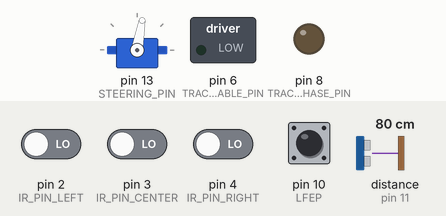
Simulated run of this sketch. Board: Arduino Uno, built with avr-gcc and run on an emulated ATmega328P. Parts: servo, switched loads named in the sketch (green lamp = pin HIGH), output pins drawn as LEDs (lit = HIGH). Wiring (inferred from the names in the program): ultrasonic range finder: trigger pin 12; echo pin 11. The test bench sets the inputs (shaded band); at power-on: pin 10 (LFEP) HIGH, pin 2 (IR_PIN_LEFT), pin 3 (IR_PIN_CENTER), pin 4 (IR_PIN_RIGHT) LOW, distance to the obstacle (sensor on pin 11) 80 cm. The echo pulse lasts 58.3 µs per cm; pins used as bus, display or sensor lines are not drawn.

Above: at 1.2 s.
1.3 s: pin 10 (LFEP) pulled LOW for 0.15 s
2.9 s: pin 2 (IR_PIN_LEFT) driven HIGH and pin 10 (LFEP) driven LOW
At 3.4 s:
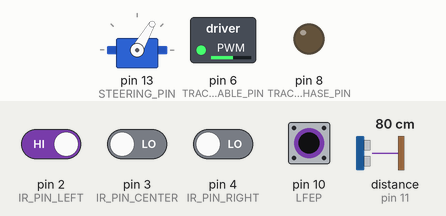
4.4 s: pin 2 (IR_PIN_LEFT) driven LOW
At 4.8 s:
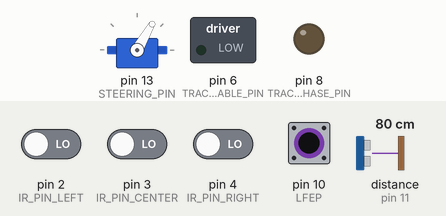
Timing chart, 0 to 7.4 s (numbered marks = the images above; inputs shaded):
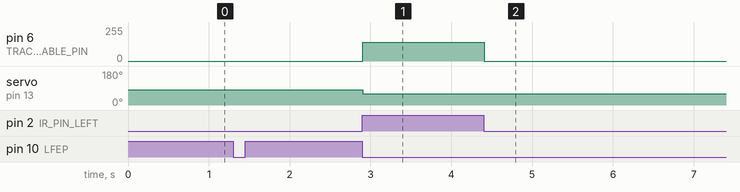

Measured:
- after the input at 2.9 s, pin 6 (TRACTION_ENABLE_PIN): 0/255 → 140/255 at once; servo on pin 13 (STEERING_PIN): 80° → 60° at once
- after the input at 4.4 s, pin 6 (TRACTION_ENABLE_PIN): 140/255 → 0/255 at once

The sketch:

sketch_jun25a.ino
```cpp
#include <Servo.h>
#include <NewPing.h>
Servo steering;

#define IR_PIN_LEFT 2
#define IR_PIN_CENTER 3
#define IR_PIN_RIGHT 4
unsigned char IR_LEFT, IR_CENTER, IR_RIGHT, IR_TOTAL, LF_STARTED = 0;
#define LFEP 10

// 0: BLACK, 1: WHITE
// L C R

#define FULL_BLACK_STOP       0b000
#define STEER_RIGHT_SOFT      0b001
#define NOT_PLAUSIBLE_STOP    0b010
#define STEER_RIGHT_HARD      0b011
#define STEER_LEFT_SOFT       0b100
#define NO_STEERING           0b101
#define STEER_LEFT_HARD       0b110
#define FULL_WHITE_STOP       0b111

#define center 80
#define left_soft 60
#define left_hard 52
#define right_soft 100
#define right_hard 130
#define speed_lf
unsigned char LF_LAST_STEER = center, full_white_or_black_stop_counter = 0;

#define NO_CMD_RECEIVED_STOP_THRESHOLD 4  // stop car after # loops with no cmd received from phone

#define trigPin1 12
#define echoPin1 11
#define trigPin2 7
#define echoPin2 5
float duration1, distance1, duration2, distance2;

////buzzer
//const byte buzzerPin=9;
//unsigned long lastPeriodStart;
//const int onDuration=500;
//const int periodDuration=1000;
#define SERIAL_BAUDRATE 9600  // bps

int Battery_1 = A0;
int Battery_2 = A1;
int Battery_3 = A2;
int digitalVal_b1 = 0;  // variable to store the value
int digitalVal_b2 = 0;  // variable to store the value
int digitalVal_b3 = 0;  // variable to store the value
float Battery1_voltage = 0.00;
float Battery2_voltage = 0.00;
float Battery3_voltage = 0.00;
int procent1 = 0;
int procent2 = 0;
int procent3 = 0;

char CAR_STOPPED = 0;
char no_cmd_received_counter = 0;
// serial commands
#define CMD_STOP 10
#define CMD_DRIVE 11

// steering
#define STEERING_PIN 13

// valori de steering reale, specifice servo motorului
#define STEERING_MIN_POSITION 50  // turning maximum left
#define STEERING_MAX_POSITION 130  // turning maximum right
#define STEERING_CENTER 80

// valori de steering ideale primite de la telefon
#define STEERING_MIN_POSITION_CMD 0  // turning maximum left
#define STEERING_MAX_POSITION_CMD 100  // turning maximum right
#define STEERING_CENTER_CMD 50

// traction
#define TRACTION_PHASE_PIN 8
#define TRACTION_ENABLE_PIN 6

#define DIRECTION_FORWARD LOW
#define DIRECTION_BACKWARD HIGH
unsigned char cmd = 0 ;
unsigned char data_0 = 0;
unsigned char data_1 = 0;


unsigned char battery_counter = 0;

void setup()
{
    pinMode(TRACTION_PHASE_PIN, OUTPUT);
    pinMode(TRACTION_ENABLE_PIN, OUTPUT);
    pinMode(STEERING_PIN, OUTPUT);
    digitalWrite(TRACTION_PHASE_PIN, LOW);
    digitalWrite(TRACTION_ENABLE_PIN, LOW);
    digitalWrite(STEERING_PIN, LOW);

    steering.attach(STEERING_PIN);
    center_steering();

    init_serial_interface();
    clear_serial_buffer();

    pinMode(IR_PIN_LEFT, INPUT);
    pinMode(IR_PIN_CENTER, INPUT);
    pinMode(IR_PIN_RIGHT, INPUT);

    pinMode(LFEP, INPUT_PULLUP);

    //pinMode(9, OUTPUT);
    pinMode(trigPin1, OUTPUT);
    pinMode(echoPin1, INPUT);
     pinMode(trigPin2, OUTPUT);
    pinMode(echoPin2, INPUT);

    //pinMode(buzzerPin, OUTPUT); //Set buzzerPin as output

}


void loop()
{

  if(digitalRead(LFEP))
  {
    listen_serial();
    Obstacle_Detect_Front();
   // Obstacle_Detect_Back();
    CAR_STOPPED = 0;
    LF_STARTED = 0;
//  battery_counter ++;
//  if(battery_counter >= 40)
//  {
//    Battery();
//    battery_counter = 0;
//    sendData();
//  }
  }
  else
  {
    if(CAR_STOPPED == 0)
    {
      lineFollower();
    }
  }

  delay(25);

}

void Obstacle_Detect_Front()
{
  // Write a pulse to the HC-SR04 Trigger Pin

  digitalWrite(trigPin1, LOW);
  delayMicroseconds(2);
  digitalWrite(trigPin1, HIGH);
  delayMicroseconds(10);
  digitalWrite(trigPin1, LOW);

//  digitalWrite(trigPin2, LOW);
//  delayMicroseconds(2);
//  digitalWrite(trigPin2, HIGH);
//  delayMicroseconds(10);
//  digitalWrite(trigPin2, LOW);

  // Measure the response from the HC-SR04 Echo Pin

  duration1 = pulseIn(echoPin1, HIGH);
  //duration2 = pulseIn(echoPin2, HIGH);

  // Determine distance from duration
  // Use 343 metres per second as speed of sound

  distance1 = (duration1 / 2) * 0.0343;
  //distance2 = (duration2 / 2) * 0.0343;
  if (distance1 <= 15)
    {

      if((data_0 % 2) == 0)
      {
        car_stop();

      }
    }
//  else if(distance2 <= 15)
//    {
//      if((data_0 % 2) == 1)
//      {
//        car_stop();
//
//      }
//    }
}

void Obstacle_Detect_Back()
{
  // Write a pulse to the HC-SR04 Trigger Pin

  digitalWrite(trigPin2, LOW);
  delayMicroseconds(2);
  digitalWrite(trigPin2, HIGH);
  delayMicroseconds(10);
  digitalWrite(trigPin2, LOW);

  // Measure the response from the HC-SR04 Echo Pin

  duration2 = pulseIn(echoPin2, HIGH);

  // Determine distance from duration
  // Use 343 metres per second as speed of sound

  distance2 = (duration2 / 2) * 0.0343;
  if (distance2 <= 15)
    {

      if((data_0 % 2) == 1)
      {
        car_stop();

      }
    }
}
void Battery()
{
  digitalVal_b1 = analogRead(A0);// read the value from the analog channel
  //convert digital value to analog voltage
  Battery1_voltage = (digitalVal_b1 * 5.00)/1023.00;
  procent1 = (Battery1_voltage /4.2)*100;
    //battery 2
  digitalVal_b2 = analogRead(Battery_2);// read the value from the analog channel
  //convert digital value to analog voltage
  Battery2_voltage = (digitalVal_b2 * 5.00)/1023.00;
  procent2 = (Battery2_voltage /4.2)*100;
  //battery 3
  digitalVal_b3 = analogRead(Battery_3);// read the value from the analog channel
  //convert digital value to analog voltage
  Battery3_voltage = (digitalVal_b3 * 5.00)/1023.00;
  procent3 = (Battery3_voltage /4.2)*100;

}
void sendData()
{

  Serial.write(procent1);
  Serial.write(procent2);
  Serial.write(procent3);


}
void lineFollower()
{
  if(!LF_STARTED)
  {
    LF_STARTED = 1;
    car_forward(140);
  }
  IR_LEFT = digitalRead(IR_PIN_LEFT);
  IR_CENTER = digitalRead(IR_PIN_CENTER);
  IR_RIGHT = digitalRead(IR_PIN_RIGHT);

  IR_TOTAL = 0;
  IR_TOTAL = IR_LEFT;
  IR_TOTAL <<= 1;
  IR_TOTAL |= IR_CENTER;
  IR_TOTAL <<= 1;
  IR_TOTAL |= IR_RIGHT;

  switch(IR_TOTAL)
  {
    case FULL_BLACK_STOP:

    {
      full_white_or_black_stop_counter ++;
      if(full_white_or_black_stop_counter > 100)
      {
        car_stop();
        LF_STARTED = 0;
      }
      else
      {
        if(LF_LAST_STEER == left_hard)
        {

        }
        else if(LF_LAST_STEER == right_hard)
        {

        }
        else
        {
          car_stop();
          LF_STARTED = 0;
        }
      }
      break;
    }
    case STEER_RIGHT_SOFT:
    {
      steering.write(right_soft);
      full_white_or_black_stop_counter = 0;
      LF_LAST_STEER = right_soft;
      break;
    }
    case NOT_PLAUSIBLE_STOP:
    {
      car_stop();
      LF_STARTED = 0;
      break;
    }
    case STEER_RIGHT_HARD:
    {
      steering.write(right_hard);
      full_white_or_black_stop_counter = 0;
      LF_LAST_STEER = right_hard;
      break;
    }
    case STEER_LEFT_SOFT:
    {
      steering.write(left_soft);

      full_white_or_black_stop_counter = 0;
      LF_LAST_STEER = left_soft;
      break;
    }
    case NO_STEERING:
    {
      steering.write(center);

      full_white_or_black_stop_counter = 0;
      LF_LAST_STEER = center;
      break;
    }
    case STEER_LEFT_HARD:
    {
      steering.write(left_hard);
      full_white_or_black_stop_counter = 0;
      LF_LAST_STEER = left_hard;
      break;
    }
    case FULL_WHITE_STOP:
    {
      full_white_or_black_stop_counter ++;
      if(full_white_or_black_stop_counter > 100)
      {
        car_stop();
        LF_STARTED = 0;
      }
      else
      {
        if(LF_LAST_STEER == left_hard)
        {

        }
        else if(LF_LAST_STEER == right_hard)
        {

        }
        else
        {
          car_stop();
          LF_STARTED = 0;
        }
      }
      break;
    }
    default:
    {
      car_stop();
      LF_STARTED = 0;
      break;
    }
  }


}

void init_serial_interface(void)
{
  Serial.begin(SERIAL_BAUDRATE);  // opens serial port, sets baudrate to 9600 bps
}

void clear_serial_buffer(void)
{
  while(Serial.available() > 0)
  {
    Serial.read();
  }
}


void listen_serial(void)
{
  if(Serial.available() == 0)
  {
      no_cmd_received_counter ++;
      if(no_cmd_received_counter > NO_CMD_RECEIVED_STOP_THRESHOLD)
      {
          no_cmd_received_counter = 0;
          car_stop();
      }
  }

  if(Serial.available() != 3)
  {
    clear_serial_buffer();
    no_cmd_received_counter = 0;
    return;
  }
  else
  {
    no_cmd_received_counter = 0;
    cmd = Serial.read();
    data_0 = Serial.read();
    data_1 = Serial.read();
    execute_command(cmd, data_0, data_1);
    return;
  }
}

void execute_command(unsigned char cmd, unsigned char data_0, unsigned char data_1)
{
  switch(cmd)
  {
    case CMD_STOP:
    {
      car_stop();
      break;
    }
    case CMD_DRIVE:
    {
      car_drive_cmd(data_0, data_1);
      break;
    }
  }
}

void car_drive_cmd(unsigned char traction_speed, unsigned char steering_position)
{
  if(traction_speed == 0)
  {
    car_stop();
    return;
  }

  if(steering_position == STEERING_CENTER_CMD)
  {
    center_steering();
  }
  else
  {
    unsigned char steering_real_position = steering_cmd_to_real(steering_position);
    car_steer(steering_real_position);
  }

  unsigned char traction_direction = traction_speed & 0x01;
  if(traction_direction == DIRECTION_FORWARD)
  {
    car_forward(traction_speed);
  }
  else
  {
    car_backward(traction_speed);
  }
}

void car_stop(void)
{
  digitalWrite(TRACTION_PHASE_PIN, LOW);
  analogWrite(TRACTION_ENABLE_PIN, 0);
  CAR_STOPPED = 1;
}

void car_forward(unsigned char speed)
{
  digitalWrite(TRACTION_PHASE_PIN, DIRECTION_FORWARD);
  analogWrite(TRACTION_ENABLE_PIN, speed);
}

void car_backward(unsigned char speed)
{
  digitalWrite(TRACTION_PHASE_PIN, DIRECTION_BACKWARD);
  analogWrite(TRACTION_ENABLE_PIN, speed);
}

void center_steering(void)
{
  steering.write(STEERING_CENTER);
}

void car_steer(unsigned char position)
{
  if(position < STEERING_MIN_POSITION)
  {
    steering.write(STEERING_MIN_POSITION);
    return;
  }
  else if (position > STEERING_MAX_POSITION)
  {
    steering.write(STEERING_MAX_POSITION);
    return;
  }
  else
  {
    steering.write(position);
    return;
  }
}

int steering_cmd_to_real(unsigned char steering_cmd)
{
  // [A, B] --> [a, b]
  // se transforma intervalul [0, 100] primit de la telefon in intervalul [50, 130], specific pentru servo motor
  int value = steering_cmd;
  int A, B, a, b;
  int real_value;
  if(value <= STEERING_CENTER_CMD)
  {
    A = STEERING_MIN_POSITION_CMD;
    B = STEERING_CENTER_CMD;
    a = STEERING_MIN_POSITION;
    b = STEERING_CENTER;
  }
  else
  {
    A = STEERING_CENTER_CMD;
    B = STEERING_MAX_POSITION_CMD;
    a = STEERING_CENTER;
    b = STEERING_MAX_POSITION;
  }
  real_value = (value - A) * (b - a) / (B - A) + a;
  return real_value;
}
```
